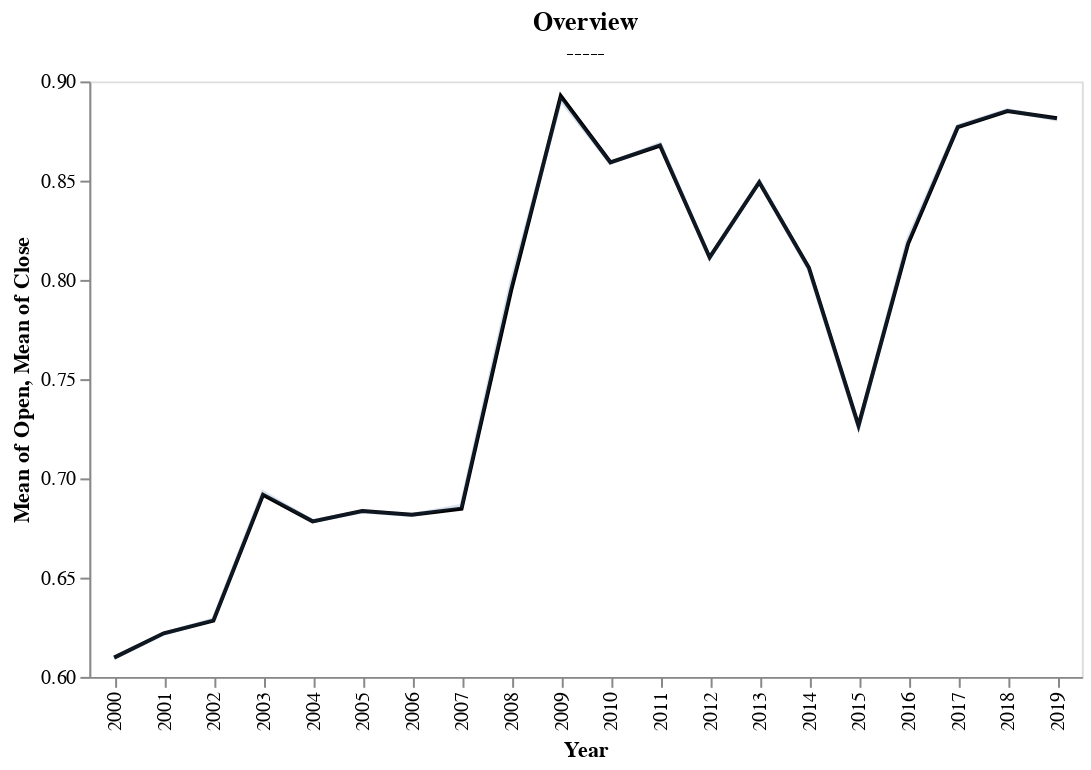

The cell this chart's notebook holds for it:
### Markdown cell above
GROUPING BY YEAR

### Code cell
ch_open = alt.Chart(monthly_data).mark_line(opacity =1, color = "black").encode(
    alt.X('Year:N'),
    alt.Y('mean(Open):Q',axis=alt.Axis(grid=False), scale=alt.Scale(zero=False)), #, scale=alt.Scale(zero=False)
    )
 
ch_close = alt.Chart(monthly_data).mark_line(opacity =0.2).encode(
    alt.X('Year:N'),
    alt.Y('mean(Close):Q',axis=alt.Axis(grid=False), scale=alt.Scale(zero=False)),
    )

ch_high = alt.Chart(monthly_data).mark_line(opacity =0.2, color = "red").encode(
    alt.X('Year:N'),
    alt.Y('max(High):Q',axis=alt.Axis(grid=False)),
    )

ch_low = alt.Chart(monthly_data).mark_line(opacity =0.2, color = "blue").encode(
    alt.X('Year:N'),
    alt.Y('min(Low):Q',axis=alt.Axis(grid=False) ),
    )


overview = (ch_open +  ch_close).properties(#ch_low + ch_high +
    title={
        "text": "Overview",
        "subtitle": "-----"
    }, width = 500)
(overview)

### Figure 1 — Vega-Lite specification as saved in the notebook (floating-point values rounded to 4 significant figures; data arrays with more than 128 entries replaced by an {"elided": "..."} marker saying what was removed)
{"config": {"view": {"continuousWidth": 400, "continuousHeight": 300}}, "layer": [{"mark": {"type": "line", "color": "black", "opacity": 1}, "encoding": {"x": {"field": "Year", "type": "nominal"}, "y": {"aggregate": "mean", "axis": {"grid": false}, "field": "Open", "scale": {"zero": false}, "type": "quantitative"}}}, {"mark": {"type": "line", "opacity": 0.2}, "encoding": {"x": {"field": "Year", "type": "nominal"}, "y": {"aggregate": "mean", "axis": {"grid": false}, "field": "Close", "scale": {"zero": false}, "type": "quantitative"}}}], "data": {"name": "data-23935fb59170f5b5deb10db5362310f1"}, "title": {"text": "Overview", "subtitle": "-----"}, "width": 500, "$schema": "https://vega.github.io/schema/vega-lite/v4.17.0.json", "datasets": {"data-23935fb59170f5b5deb10db5362310f1": {"elided": "238 records"}}}
